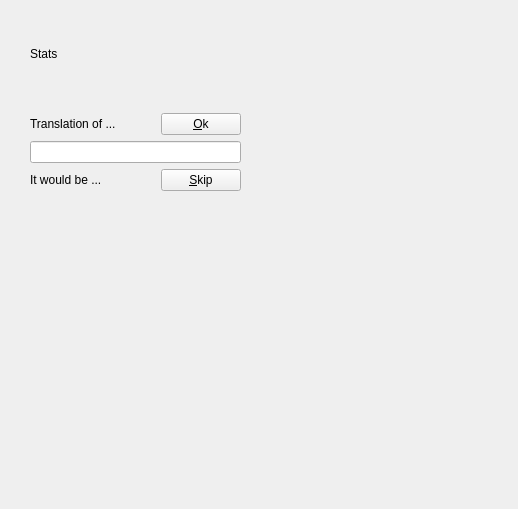
<?xml version="1.0" encoding="UTF-8"?>
<ui version="4.0">
 <class>Form</class>
 <widget class="QWidget" name="Form">
  <property name="geometry">
   <rect>
    <x>0</x>
    <y>0</y>
    <width>518</width>
    <height>509</height>
   </rect>
  </property>
  <property name="windowTitle">
   <string>Form</string>
  </property>
  <widget class="QWidget" name="">
   <property name="geometry">
    <rect>
     <x>30</x>
     <y>0</y>
     <width>211</width>
     <height>191</height>
    </rect>
   </property>
   <layout class="QVBoxLayout" name="main">
    <item>
     <widget class="BodyLabel" name="stats">
      <property name="text">
       <string>Stats</string>
      </property>
     </widget>
    </item>
    <item>
     <layout class="QGridLayout" name="input">
      <item row="2" column="0">
       <widget class="BodyLabel" name="correction">
        <property name="text">
         <string>It would be ...</string>
        </property>
       </widget>
      </item>
      <item row="2" column="1">
       <widget class="PushButton" name="skip_button">
        <property name="sizePolicy">
         <sizepolicy hsizetype="Fixed" vsizetype="Fixed">
          <horstretch>0</horstretch>
          <verstretch>0</verstretch>
         </sizepolicy>
        </property>
        <property name="text">
         <string>&amp;Skip</string>
        </property>
       </widget>
      </item>
      <item row="1" column="0" colspan="2">
       <widget class="LineEdit" name="name_input"/>
      </item>
      <item row="0" column="0">
       <widget class="BodyLabel" name="translation_of">
        <property name="text">
         <string>Translation of ...</string>
        </property>
       </widget>
      </item>
      <item row="0" column="1">
       <widget class="PushButton" name="ok_button">
        <property name="sizePolicy">
         <sizepolicy hsizetype="Fixed" vsizetype="Fixed">
          <horstretch>0</horstretch>
          <verstretch>0</verstretch>
         </sizepolicy>
        </property>
        <property name="text">
         <string>&amp;Ok</string>
        </property>
       </widget>
      </item>
     </layout>
    </item>
   </layout>
  </widget>
 </widget>
 <customwidgets>
  <customwidget>
   <class>PushButton</class>
   <extends>QPushButton</extends>
   <header>qfluentwidgets</header>
  </customwidget>
  <customwidget>
   <class>LineEdit</class>
   <extends>QLineEdit</extends>
   <header>qfluentwidgets</header>
  </customwidget>
  <customwidget>
   <class>BodyLabel</class>
   <extends>QLabel</extends>
   <header>qfluentwidgets</header>
  </customwidget>
 </customwidgets>
 <tabstops>
  <tabstop>name_input</tabstop>
  <tabstop>ok_button</tabstop>
  <tabstop>skip_button</tabstop>
 </tabstops>
 <resources/>
 <connections>
  <connection>
   <sender>name_input</sender>
   <signal>returnPressed()</signal>
   <receiver>ok_button</receiver>
   <slot>click()</slot>
   <hints>
    <hint type="sourcelabel">
     <x>200</x>
     <y>144</y>
    </hint>
    <hint type="destinationlabel">
     <x>218</x>
     <y>104</y>
    </hint>
   </hints>
  </connection>
 </connections>
</ui>
